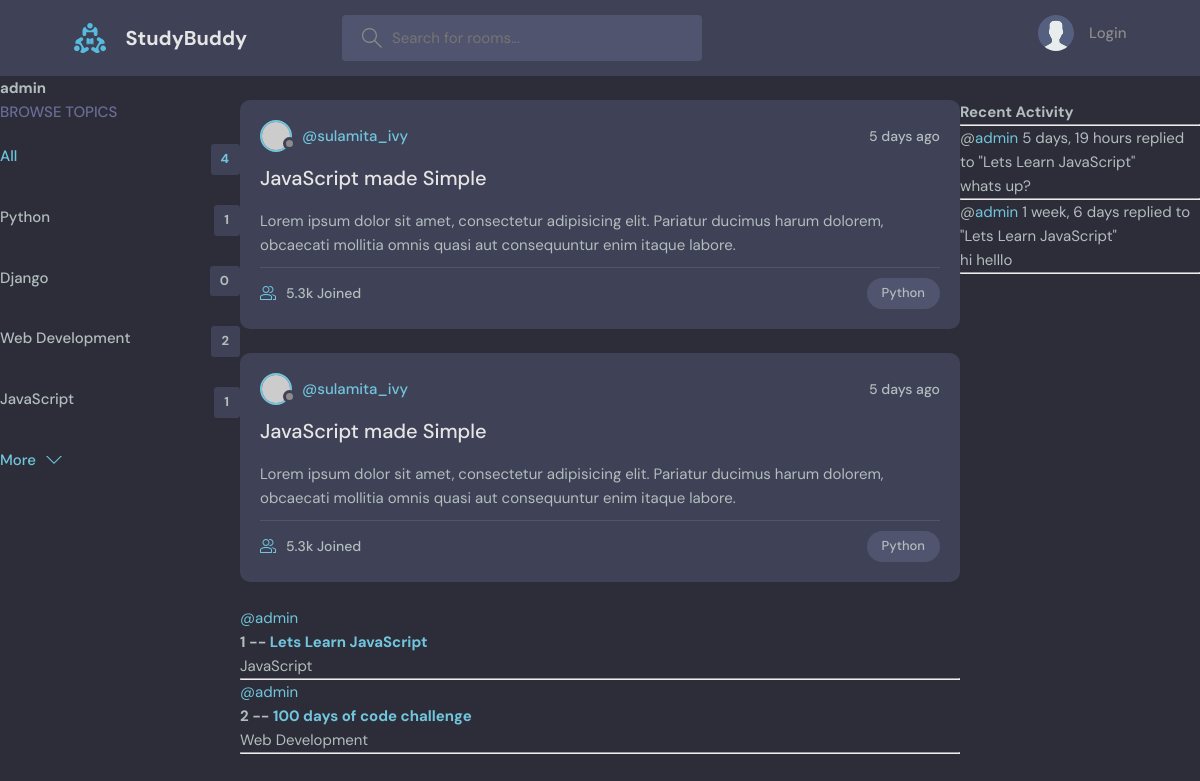
Page /profile/1/ on the committed database.
### base/models.py (models this page shows, shortened)
class Topic(models.Model):
    name = models.CharField(max_length=200)

class Room(models.Model):
    host = models.ForeignKey(User, on_delete=models.SET_NULL, null=True)
    topic = models.ForeignKey(Topic, on_delete=models.SET_NULL, null=True)
    name = models.CharField(max_length=200)
    discription = models.TextField(null=True, blank=True)
    participants = models.ManyToManyField(User, related_name='participants', blank=True)
    updated = models.DateTimeField(auto_now=True)
    created = models.DateTimeField(auto_now_add=True)
    class Meta:
        ordering = ['-updated','-created']      # display the newest one first (recently updated or created room/post)
    def __str__(self):
        return self.name

class Message(models.Model):
    user = models.ForeignKey(User, on_delete=models.CASCADE)
    room = models.ForeignKey(Room, on_delete=models.CASCADE)  # CASCADE - delete all the messages in the room
    body =  models.TextField()
    updated = models.DateTimeField(auto_now=True)
    created = models.DateTimeField(auto_now_add=True)
    class Meta:
        ordering = ['-updated','-created']
    def __str__(self):
        return self.body[0:50]

### base/views.py (the view)
# urls.py: path('profile/<str:pk>/', views.userProfile, name="user-profile"),
def userProfile(request, pk):
    user = User.objects.get(id=pk)
    rooms = user.room_set.all()
    room_messages = user.message_set.all()
    topics = Topic.objects.all()
    context = {'user':user, 'rooms':rooms, 'room_messages':room_messages, 'topics':topics}
    return render(request, 'base/profile.html', context)

### base/templates/base/profile.html (shortened to what this page needs)
{% extends 'main.html' %}
{% block content %}
<h1>{{user.username}}</h1>
<div class="profile-container">
    <div>
        {% include 'base/topics_component.html' %}
    </div>
    <div>
        {% include 'base/feed_component.html' %}
    </div>
    <div>
        {% include 'base/activity_component.html' %}
    </div>
</div>
{% endblock content %}

### templates/main.html (shortened to what this page needs)
<!DOCTYPE html>
{% load static %}
<html lang="en">
  <head>
    <link rel="stylesheet" href="{% static 'styles/style.css' %}" />
  </head>
  <body>
    {% include 'navbar.html' %}
    {% block content %}
    {% endblock %}
  </body>
</html>

### templates/navbar.html (shortened to what this page needs)
{% load static %}
<header class="header header--loggedIn">
    <div class="container">
      <a href="{% url 'home' %}" class="header__logo">
        <img src="{% static 'images/logo.svg' %}" />
        <h1>StudyBuddy</h1>
      </a>
      <form class="header__search" method="GET" action="{% url 'home' %}">
        <label>
          <input name="q" placeholder="Search for rooms..." />
        </label>
      </form>
      <nav class="header__menu">
        {% if request.user.is_authenticated %}
        <div class="header__user">
          <a href="profile.html">
            <div class="avatar avatar--medium active">
              <img src="https://randomuser.me/api/portraits/men/37.jpg" />
            </div>
            <p>{{request.user.username}} <span>@{{request.user.username}}</span></p>
          </a>
          <button class="dropdown-button">
            <svg version="1.1" xmlns="http://www.w3.org/2000/svg" width="32" height="32" viewBox="0 0 32 32">
              <title>chevron-down</title>
              <path d="M16 21l-13-13h-3l16 16 16-16h-3l-13 13z"></path>
            </svg>
          </button>
        </div>
        {% else %}
        <a href="{% url 'login' %}">
          <img src="{% static 'images/avatar.svg' %}" />
          <p>Login</p>
        </a>
        {% endif %}
      </nav>
    </div>
  </header>

### base/templates/base/topics_component.html
<div class="topics">
    <div class="topics__header">
      <h2>Browse Topics</h2>
    </div>
    <ul class="topics__list">
      <li>
        <a href="{% url 'home' %}" class="active">All <span>{{topics.count}}</span></a>
      </li>
      {% for topic in topics %}
      <li>
        <a href="{% url 'home' %}?q={{topic.name}}">{{topic.name}}<span>{{topic.room_set.all.count}}</span></a>
      </li>
      {% endfor %}
    </ul>
    <a class="btn btn--link" href="topics.html">
      More
      <svg version="1.1" xmlns="http://www.w3.org/2000/svg" width="32" height="32" viewBox="0 0 32 32">
        <title>chevron-down</title>
        <path d="M16 21l-13-13h-3l16 16 16-16h-3l-13 13z"></path>
      </svg>
    </a>
  </div>

### base/templates/base/feed_component.html (shortened to what this page needs)
{% for room in rooms %}
<div class="roomListRoom">
    <div class="roomListRoom__header">
      <a href="profile.html" class="roomListRoom__author">
        <div class="avatar avatar--small">
          <img src="https://randomuser.me/api/portraits/women/11.jpg" />
        </div>
        <span>@sulamita_ivy</span>
      </a>
      <div class="roomListRoom__actions">
        <span>5 days ago</span>
      </div>
    </div>
    <div class="roomListRoom__content">
      <a href="room.html">JavaScript made Simple</a>
      <p>
        Lorem ipsum dolor sit amet, consectetur adipisicing elit. Pariatur ducimus harum dolorem, obcaecati
        mollitia omnis quasi aut consequuntur enim itaque labore.
      </p>
    </div>
    <div class="roomListRoom__meta">
      <a href="room.html" class="roomListRoom__joined">
        5.3k Joined
      </a>
      <p class="roomListRoom__topic">Python</p>
    </div>
</div>
{% endfor %}
    {% for room in rooms %}
        <div>
            <a href="{% url 'user-profile' room.host.id %}">@{{room.host.username}}</a>
            <h5>{{room.id}} -- <a href="/room/{{room.id}}">{{room.name}}</a></h5>
            <small>{{room.topic.name}}</small>
            <hr>
        </div>
    {% endfor %}

### base/templates/base/activity_component.html (shortened to what this page needs)
<h3>Recent Activity</h3>
    <hr>
       {% for message in room_messages %}
           <div>
                <small>@<a href="{% url 'user-profile' message.user.id %}">{{message.user}}</a>  {{message.created|timesince}}</small>
                <small>replied to "{{message.room}}"</small>
                <p>{{message}}</p>
                <hr>
            </div>
        {% endfor %}

### base/templates/base/profile.html (style rules this page uses)
.profile-container { display: grid; grid-template-columns: 1fr 3fr 1fr; }

### rows in the picture
Topic: name "Python", room_set.all.count "1"
Topic: name "Django", room_set.all.count "0"
Topic: name "Web Development", room_set.all.count "2"
Topic: name "JavaScript", room_set.all.count "1"
Room: host.username "admin", id "1", name "Lets Learn JavaScript", topic.name "JavaScript"
Room: host.username "admin", id "2", name "100 days of code challenge", topic.name "Web Development"
Message: user "admin", created "5 days, 19 hours", room "Lets Learn JavaScript", body "whats up?"
Message: user "admin", created "1 week, 6 days", room "Lets Learn JavaScript", body "hi helllo"

### other values in the picture
{{ user.username }} "admin"
{{ topics.count }} "4"
